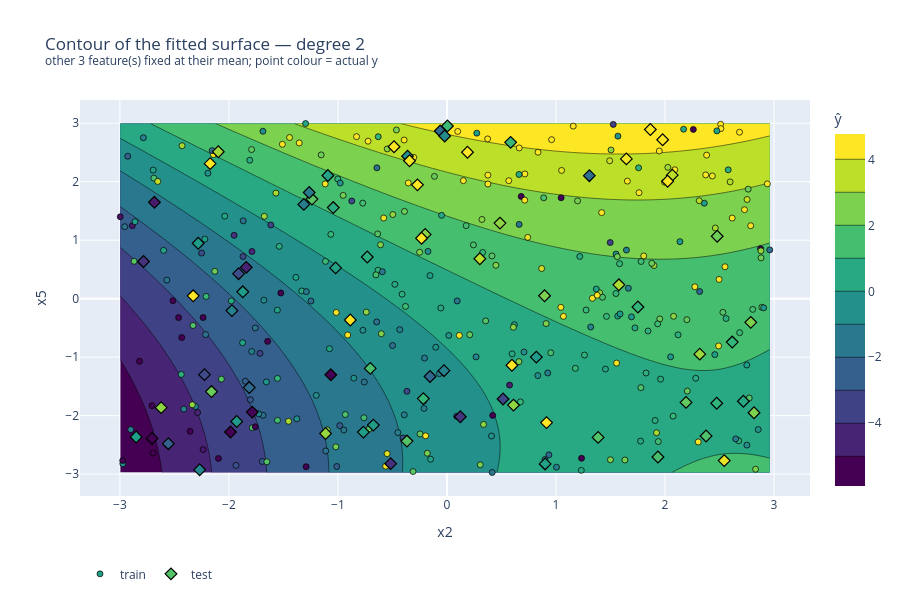

The cell this chart's notebook holds for it:
### Markdown cell above
### C.4 Contour of the slice

### Code cell
visualize(exp_C, "contour")
